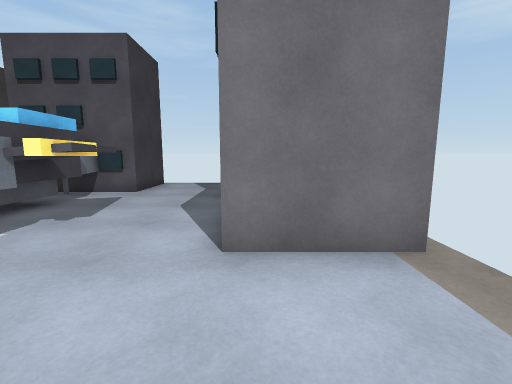
[1] (above)

16 first-person views from a walk through a scene from a Unity 3-D project. The camera is 1.4 m above the floor, tilts 8° down and sees 90° across. The floor is counted in squares, 1 m on a side. Each view is taken from the middle of a square. On the plan, view 1 faces up. The plan holds only what a view shows up to about 13 squares ahead; the rest is blank. The place goes on beyond the plan.

[2]
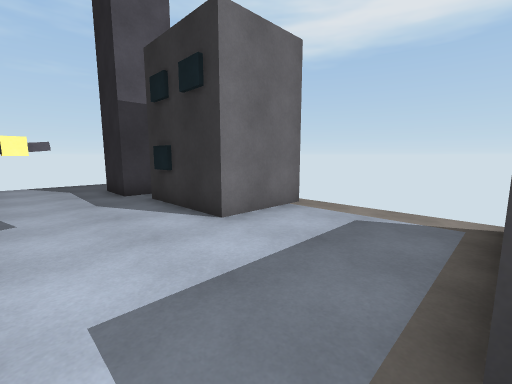

[3]
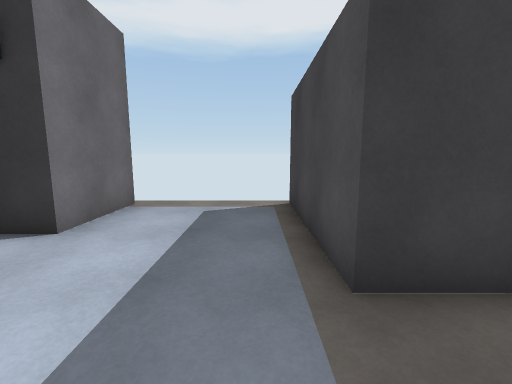

[4]
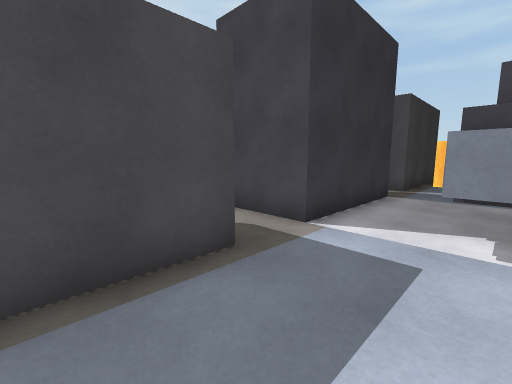

[5]
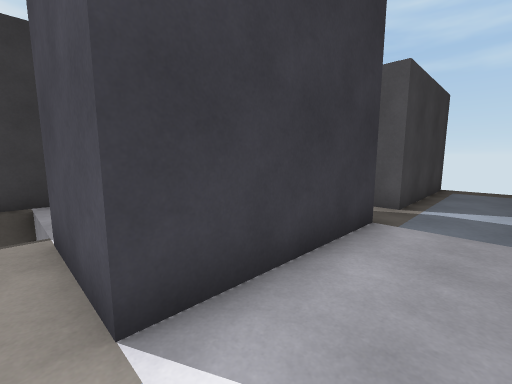

[6]
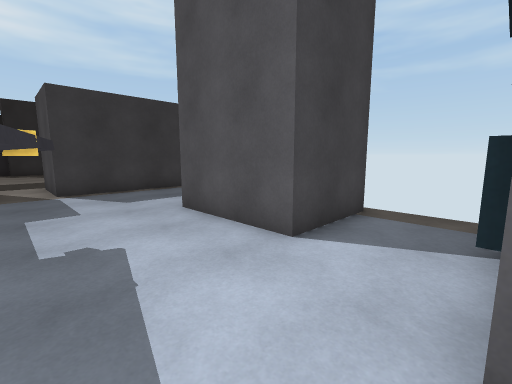

[7]
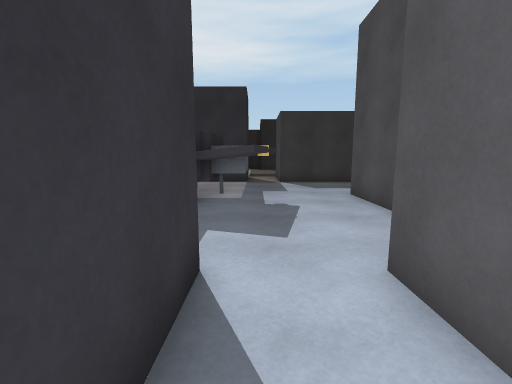

[8]
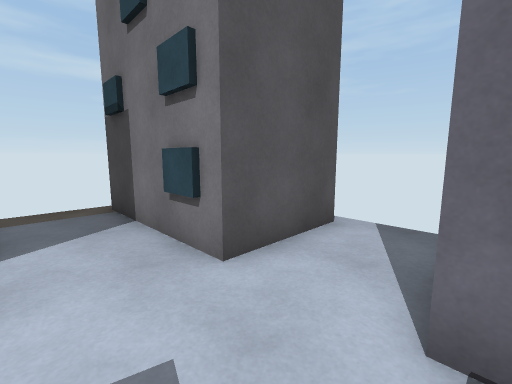

[9]
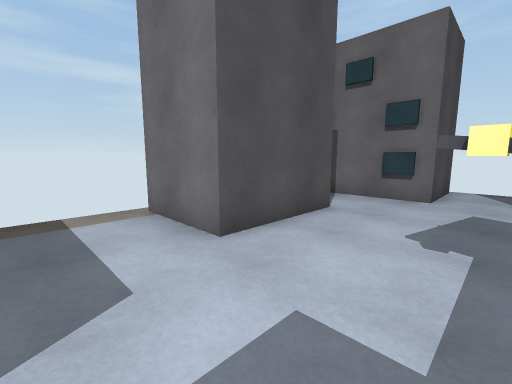

[10]
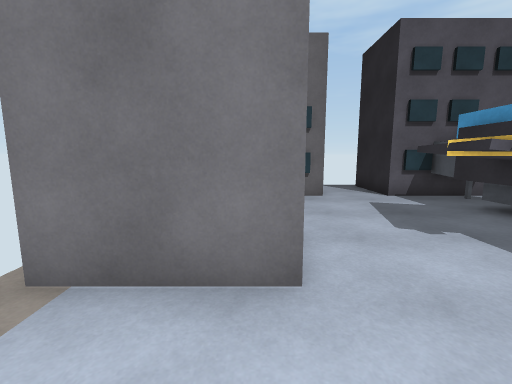

[11]
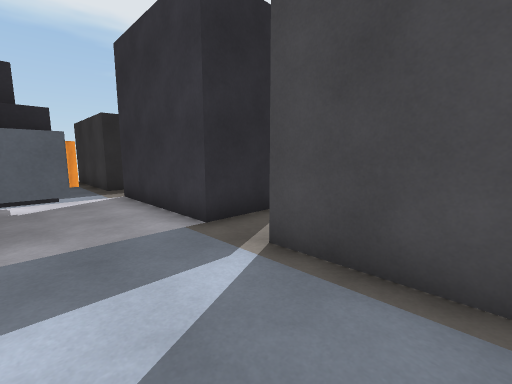

[12]
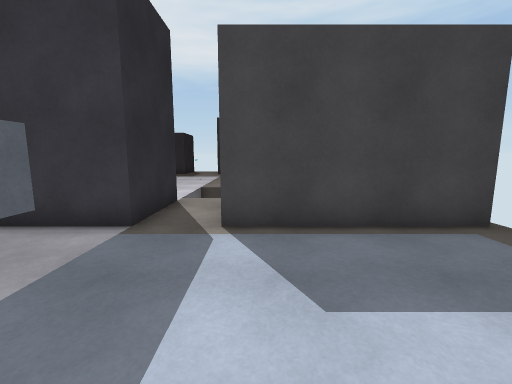

[13]
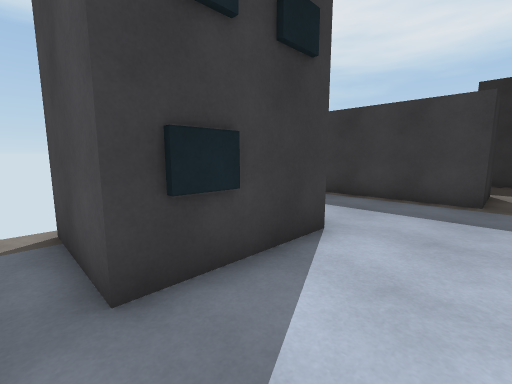

[14]
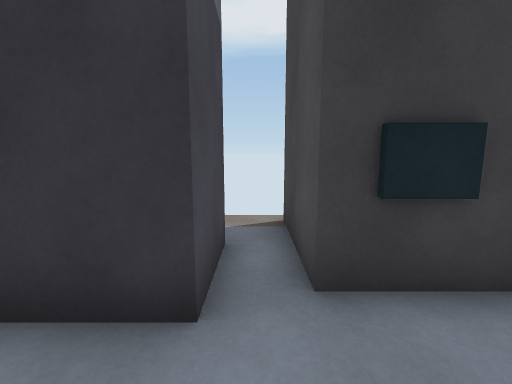

[15]
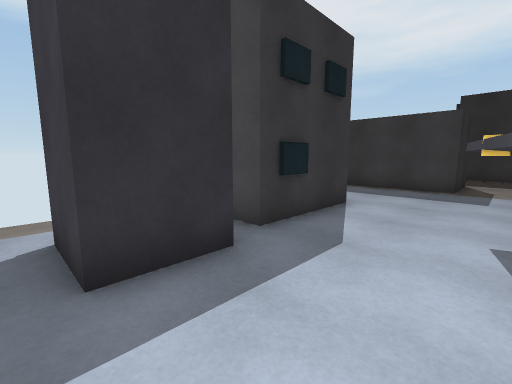

[16]
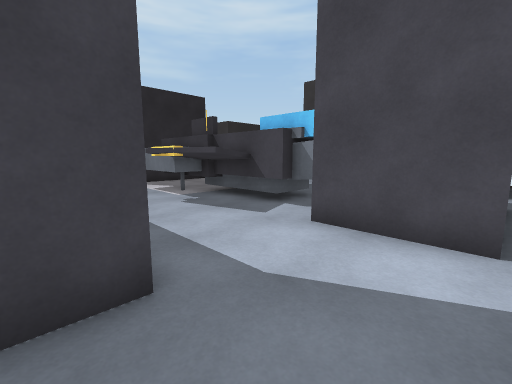

### Floor plan
Points are (right, up) in squares from view 1. A wall is a line through its corners. A room is listed if a view was taken in it or the views show most of it. See-through windows are left out.
Room 1 (views 1, 2, 4, 5)
walls: (-3.9, 4.6) (-4.5, 4.4) (-4.5, 1.1); (-4.5, -1) (-4.5, -4); (-3.6, 6) (-3.6, 4.4); (-3.7, 6.3) (-3.3, 4.7); (-5.5, 5.1) (-5.5, 1.2); (2.6, 3.6) (-0.5, 3.6) (-0.5, 7.4); (-2.5, -4) (-2.5, -1) (2.6, -1)
ways out: opening at (-5, 0) to room 2; opening at (-2.7, 8) to room 3; opening at (0.5, 8) to room 4
Room 2 (views 3, 6, 7, 8, 9, 10, 11, 12)
walls: (-10.7, 4.7) (-10, 7.5) (-8.6, 7.2); (-10.3, 4.6) (-10.3, 6); (-9.7, 1.1) (-9.7, 2.1); (-8.3, 5.1) (-8.3, 8.4); (-8.6, 1.2) (-8.6, 5.1); (-16.6, 7.4) (-13.5, 7.4) (-13.5, 3.6) (-16.5, 3.6); (-7.9, 8.9) (-7.9, 10); (-16.8, -1) (-11.3, -1) (-11.3, -4); (-9.7, -4) (-9.7, -1) (-4.5, -1); (-11.6, 13.1) (-11.6, 10) (-16.4, 10); (-4.7, 10) (-9.3, 10) (-9.3, 13)
low walls: (-7.9, 7) (-7.9, 7.9)
ways out: opening at (-5, 0) to room 1
Room 3 (views 13, 14, 15, 16)
walls: (-1, 8.5) (-1, 10.5) (1, 10.5); (-4.7, 13.1) (-4.7, 10); (-6.1, 10) (-6.1, 8.5); (-5.7, 7.1) (-4, 7.5) (-3.7, 6.3)
low walls: (-7.4, 7.8) (-6.1, 7.8) (-6.1, 4.6)
ways out: opening at (-2.7, 8) to room 1; opening at (2, 9.5) to room 4
Room 4 (no view inside)
walls: (1, 8.5) (-1, 8.5); (-0.5, 7.4) (2.5, 7.4)
ways out: opening at (0.5, 8) to room 1; opening at (2, 9.5) to room 3

Positions as (right, up) in squares from view 1, and headings:
1: (0, 0), facing up
2: (-4, -1), facing up-right
3: (-5, 0), facing right
4: (0, 2), facing down-left
5: (-4, 1), facing down-left
6: (-10, 10), facing down-left
7: (-10, 13), facing down
8: (-9, 8), facing up-left
9: (-10, 1), facing up-left
10: (-14, 1), facing up
11: (-14, 2), facing down-right
12: (-12, 4), facing down
13: (-3, 8), facing down-right
14: (-3, 8), facing right
15: (-4, 11), facing down-right
16: (0, 13), facing down-left
